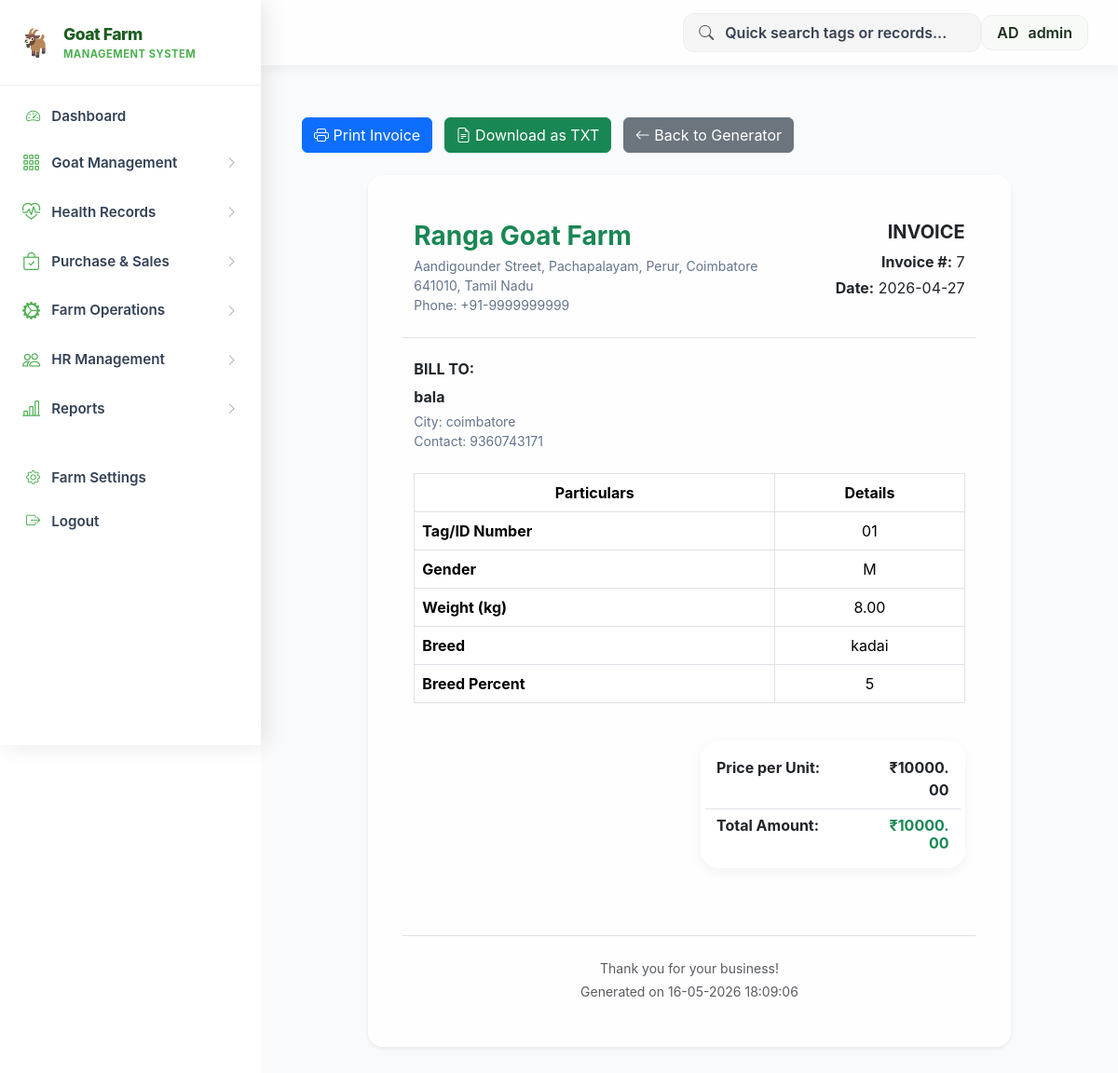
/invoice/7 (signed in), run on the app's committed database.
### tables this page shows
CREATE TABLE farm_info (
                id INTEGER PRIMARY KEY AUTOINCREMENT,
                farm_name TEXT,
                farm_address TEXT,
                farm_city TEXT,
                farm_phone TEXT,
                bank_name TEXT,
                account_number TEXT,
                ifsc_code TEXT
            );

CREATE TABLE sales_records (
                id INTEGER PRIMARY KEY AUTOINCREMENT,
                sr_no TEXT,
                tag_id TEXT NOT NULL,
                breed TEXT,
                breed_percent TEXT,
                gender TEXT,
                weight REAL,
                sold_price REAL,
                date_of_sale DATE,
                buyer_name TEXT,
                buyer_city TEXT,
                buyer_contact TEXT
            );

CREATE TABLE master_records (
                id INTEGER PRIMARY KEY AUTOINCREMENT,
                si_no TEXT, tag_no TEXT NOT NULL, breed TEXT, breed_percent TEXT,
                status TEXT, sold TEXT, expired TEXT, gender TEXT, purchase_date DATE,
                color TEXT, weight_kg REAL, purchase_amount REAL, insurance_date DATE,
                vaccination TEXT, vaccination_period TEXT, medicine TEXT, medicine_period TEXT,
                feed TEXT, feed_amount TEXT, mating_date DATE, mating_goat_no TEXT,
                goat_week_period TEXT, delivery_date DATE, new_goat_gender TEXT,
                new_goat_color TEXT, birth_weight REAL, selling_date DATE, selling_weight REAL,
                selling_price REAL, mortality_date DATE, mortality_weight REAL,
                mortality_reason TEXT, insurance_claim_amount REAL, insurance_inform_date DATE,
                insurance_claim_date DATE
            , kit_status TEXT DEFAULT 'No');

### Project_goatfarm.py (the view, shortened to what this page needs)
@app.route('/invoice')
@app.route('/invoice/<int:sales_id>')
def generate_invoice(sales_id=None):
    db = get_db()
    if sales_id is None:
        sales = db.execute('SELECT * FROM sales_records ORDER BY date_of_sale DESC').fetchall()
        return render_template('invoice_list.html', sales=sales)
    sale = db.execute('SELECT * FROM sales_records WHERE id = ?', (sales_id,)).fetchone()
    if not sale:
        flash('Sales record not found.', 'danger')
        return redirect(url_for('generate_invoice'))
    farm_info = db.execute('SELECT * FROM farm_info WHERE id = 1').fetchone()
    goat = db.execute('SELECT * FROM master_records WHERE tag_no = ?', (sale['tag_id'],)).fetchone()
    return render_template('invoice.html', sale=sale, farm_info=farm_info, goat=goat, current_date=datetime.now())

### Project_goatfarm.py (called while the page is built)
def get_db():
    conn = sqlite3.connect(DB_FILE)
    conn.row_factory = sqlite3.Row
    return conn

@app.before_request
def require_login():
    allowed_routes = ['login', 'static', 'register', 'verify_otp', 'goats', 'goat_detail']
    if request.endpoint not in allowed_routes and 'user_id' not in session:
        return redirect(url_for('login'))

### templates/invoice.html (shortened to what this page needs)
{% extends 'layout.html' %}
{% block content %}
<div class="container-fluid py-4">
    <div class="row mb-4">
        <div class="col-12">
            <button onclick="window.print()" class="btn btn-primary me-2"><i class="bi bi-printer"></i> Print Invoice</button>
            <a href="{{ url_for('generate_invoice_txt', sales_id=sale['id']) }}" class="btn btn-success me-2"><i class="bi bi-file-earmark-text"></i> Download as TXT</a>
            <a href="{{ url_for('generate_invoice') }}" class="btn btn-secondary"><i class="bi bi-arrow-left"></i> Back to Generator</a>
        </div>
    </div>
    <div class="row justify-content-center">
        <div class="col-lg-10">
            <div class="card border-0 shadow-sm rounded-4 p-5">
                <div class="row mb-4 pb-4 border-bottom">
                    <div class="col-8">
                        <h3 class="fw-bold text-success mb-1">
                            {% if farm_info %}{{ farm_info['farm_name'] }}{% else %}Goat Farm Manager{% endif %}
                        </h3>
                        <p class="text-muted mb-0 small">
                            {% if farm_info %}
                                {{ farm_info['farm_address'] }}, {{ farm_info['farm_city'] }}<br>
                                Phone: {{ farm_info['farm_phone'] }}
                            {% else %}
                                <em>Farm details not configured</em>
                            {% endif %}
                        </p>
                    </div>
                    <div class="col-4 text-end">
                        <h5 class="fw-bold text-dark mb-2">INVOICE</h5>
                        <p class="mb-1"><strong>Invoice #:</strong> {{ sale['id'] }}</p>
                        <p class="mb-0"><strong>Date:</strong> {{ sale['date_of_sale'] }}</p>
                    </div>
                </div>
                <div class="row mb-4">
                    <div class="col-6">
                        <h6 class="fw-bold text-dark mb-2">BILL TO:</h6>
                        <p class="mb-1"><strong>{{ sale['buyer_name'] }}</strong></p>
                        <p class="mb-0 small text-muted">
                            City: {{ sale['buyer_city'] }}<br>
                            Contact: {{ sale['buyer_contact'] }}
                        </p>
                    </div>
                    <div class="col-6">
                    </div>
                </div>
                <div class="table-responsive mb-4">
                    <table class="table table-bordered">
                        <thead class="bg-success text-white">
                            <tr>
                                <th class="text-center">Particulars</th>
                                <th class="text-center">Details</th>
                            </tr>
                        </thead>
                        <tbody>
                            <tr>
                                <td><strong>Tag/ID Number</strong></td>
                                <td class="text-center">{{ sale['tag_id'] }}</td>
                            </tr>
                            <tr>
                                <td><strong>Gender</strong></td>
                                <td class="text-center">{{ sale['gender'] if sale['gender'] else (goat['gender'] if goat else 'N/A') }}</td>
                            </tr>
                            <tr>
                                <td><strong>Weight (kg)</strong></td>
                                <td class="text-center">{{ "%.2f"|format(sale['weight']) if sale['weight'] else (goat['weight_kg'] if goat else 'N/A') }}</td>
                            </tr>
                            <tr>
                                <td><strong>Breed</strong></td>
                                <td class="text-center">{{ sale['breed'] if sale['breed'] else (goat['breed'] if goat else 'N/A') }}</td>
                            </tr>
                            <tr>
                                <td><strong>Breed Percent</strong></td>
                                <td class="text-center">{{ sale['breed_percent'] if sale['breed_percent'] else (goat['breed_percent'] if goat else 'N/A') }}</td>
                            </tr>
                        </tbody>
                    </table>
                </div>
                <div class="row mb-4">
                    <div class="col-6 offset-6">
                        <div class="card border-0 bg-light">
                            <div class="card-body p-3">
                                <div class="row mb-2">
                                    <div class="col-8"><strong>Price per Unit:</strong></div>
                                    <div class="col-4 text-end"><strong>₹{{ "%.2f"|format(sale['sold_price']) }}</strong></div>
                                </div>
                                <div class="row border-top pt-2">
                                    <div class="col-8"><h6 class="fw-bold mb-0">Total Amount:</h6></div>
                                    <div class="col-4 text-end"><h6 class="fw-bold text-success mb-0">₹{{ "%.2f"|format(sale['sold_price']) }}</h6></div>
                                </div>
                            </div>
                        </div>
                    </div>
                </div>
                <div class="row mt-5 pt-4 border-top text-center text-muted small">
                    <div class="col-12">
                        <p class="mb-1">Thank you for your business!</p>
                        <p class="mb-0">Generated on {{ current_date.strftime('%d-%m-%Y %H:%M:%S') }}</p>
                    </div>
                </div>
            </div>
        </div>
    </div>
</div>
{% endblock %}

### static/css/style.css (style rules this page uses)
:root { --sidebar-width: 270px; --sidebar-bg: #ffffff; --sidebar-hover: #e0eee0; --sidebar-active: #2e7d32; --sidebar-text: #2d4a2d; --sidebar-heading: #5c7c5c; --topbar-height: 64px; --accent: #4caf50; --accent-light: #81c784; --accent-dark: #2e7d32; --body-bg: #ffffff; --card-bg: #ffffff; --card-shadow: 0 4px 15px rgba(0,0,0,0.05); --sidebar-shadow: 2px 0 10px rgba(0,0,0,0.03); --font-main: -apple-system, BlinkMacSystemFont, "SF Pro Text", "SF Pro Display", "Helvetica Neue", Arial, sans-serif; --transition: all 0.3s ease; }
* { margin: 0; padding: 0; box-sizing: border-box; font-family: var(--font-main); }
body { background: var(--body-bg); color: #2c3e50; -webkit-font-smoothing: antialiased; }
.page-header p, p.text-muted, .container p.text-muted, .container-fluid p.text-muted { color: #64748b !important; }
.card { background: rgba(255, 255, 255, 0.8) !important; backdrop-filter: blur(12px); -webkit-backdrop-filter: blur(12px); border: 1px solid rgba(255, 255, 255, 0.9) !important; border-radius: 24px; box-shadow: 0 10px 40px rgba(0, 0, 0, 0.04), 0 2px 4px rgba(0,0,0,0.02); transition: var(--transition); }
.card { background: var(--card-bg); border: 1px solid #f0f0f0; border-radius: 20px; box-shadow: var(--card-shadow); transition: var(--transition); }

### templates/layout.html (style rules this page uses)
:root { --sidebar-width: 280px; --topbar-height: 70px; --accent: #4caf50; --accent-dark: #2e7d32; --bg-light: #f8fafc; --sidebar-bg: #ffffff; --sidebar-text: #334155; --sidebar-hover: #f1f5f9; --transition: all 0.3s cubic-bezier(0.4, 0, 0.2, 1); }

### data on the page
farm_info: farm_name "Ranga Goat Farm", farm_address "Aandigounder Street, Pachapalayam, Perur", farm_city "Coimbatore 641010, Tamil Nadu", farm_phone "+91-9999999999"
sales_records: id "7", date_of_sale "2026-04-27", buyer_name "bala", buyer_city "coimbatore", buyer_contact "9360743171", tag_id "01", gender.gender "M", weight "8.00", breed "kadai", breed_percent "5", sold_price "10000.00"

### other printed values
{{ session.username or 'Admin' }} "admin"
